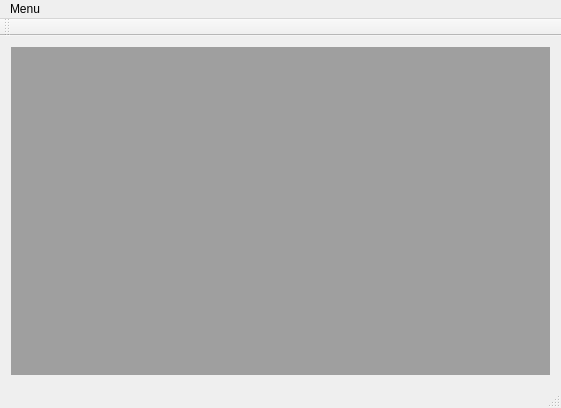
<?xml version="1.0" encoding="UTF-8"?>
<ui version="4.0">
 <class>MainWindow</class>
 <widget class="QMainWindow" name="MainWindow">
  <property name="geometry">
   <rect>
    <x>0</x>
    <y>0</y>
    <width>561</width>
    <height>408</height>
   </rect>
  </property>
  <property name="windowTitle">
   <string>MainWindow</string>
  </property>
  <widget class="QWidget" name="centralWidget">
   <property name="sizePolicy">
    <sizepolicy hsizetype="Expanding" vsizetype="Expanding">
     <horstretch>0</horstretch>
     <verstretch>0</verstretch>
    </sizepolicy>
   </property>
   <layout class="QVBoxLayout" name="verticalLayout">
    <item>
     <widget class="QMdiArea" name="mdiArea">
      <property name="sizePolicy">
       <sizepolicy hsizetype="Expanding" vsizetype="Expanding">
        <horstretch>0</horstretch>
        <verstretch>0</verstretch>
       </sizepolicy>
      </property>
      <property name="viewMode">
       <enum>QMdiArea::SubWindowView</enum>
      </property>
     </widget>
    </item>
   </layout>
  </widget>
  <widget class="QMenuBar" name="menuBar">
   <property name="geometry">
    <rect>
     <x>0</x>
     <y>0</y>
     <width>561</width>
     <height>21</height>
    </rect>
   </property>
   <widget class="QMenu" name="menuMenu">
    <property name="title">
     <string>Menu</string>
    </property>
    <addaction name="actionOpen"/>
    <addaction name="actionClose"/>
    <addaction name="actionNew"/>
   </widget>
   <addaction name="menuMenu"/>
  </widget>
  <widget class="QStatusBar" name="statusBar"/>
  <widget class="QToolBar" name="toolBar">
   <property name="windowTitle">
    <string>toolBar</string>
   </property>
   <attribute name="toolBarArea">
    <enum>TopToolBarArea</enum>
   </attribute>
   <attribute name="toolBarBreak">
    <bool>false</bool>
   </attribute>
  </widget>
  <action name="actionOpen">
   <property name="text">
    <string>Open</string>
   </property>
  </action>
  <action name="actionClose">
   <property name="text">
    <string>Close</string>
   </property>
  </action>
  <action name="actionNew">
   <property name="text">
    <string>New</string>
   </property>
  </action>
 </widget>
 <layoutdefault spacing="6" margin="11"/>
 <resources/>
 <connections>
  <connection>
   <sender>actionOpen</sender>
   <signal>triggered()</signal>
   <receiver>MainWindow</receiver>
   <slot>OnOpenClick()</slot>
   <hints>
    <hint type="sourcelabel">
     <x>199</x>
     <y>149</y>
    </hint>
    <hint type="destinationlabel">
     <x>199</x>
     <y>149</y>
    </hint>
   </hints>
  </connection>
  <connection>
   <sender>actionClose</sender>
   <signal>triggered()</signal>
   <receiver>MainWindow</receiver>
   <slot>close()</slot>
   <hints>
    <hint type="sourcelabel">
     <x>-1</x>
     <y>-1</y>
    </hint>
    <hint type="destinationlabel">
     <x>199</x>
     <y>149</y>
    </hint>
   </hints>
  </connection>
  <connection>
   <sender>actionNew</sender>
   <signal>triggered()</signal>
   <receiver>MainWindow</receiver>
   <slot>OnNewClick()</slot>
   <hints>
    <hint type="sourcelabel">
     <x>-1</x>
     <y>-1</y>
    </hint>
    <hint type="destinationlabel">
     <x>199</x>
     <y>149</y>
    </hint>
   </hints>
  </connection>
 </connections>
 <slots>
  <slot>OnNewClick()</slot>
  <slot>OnOpenClick()</slot>
 </slots>
</ui>
